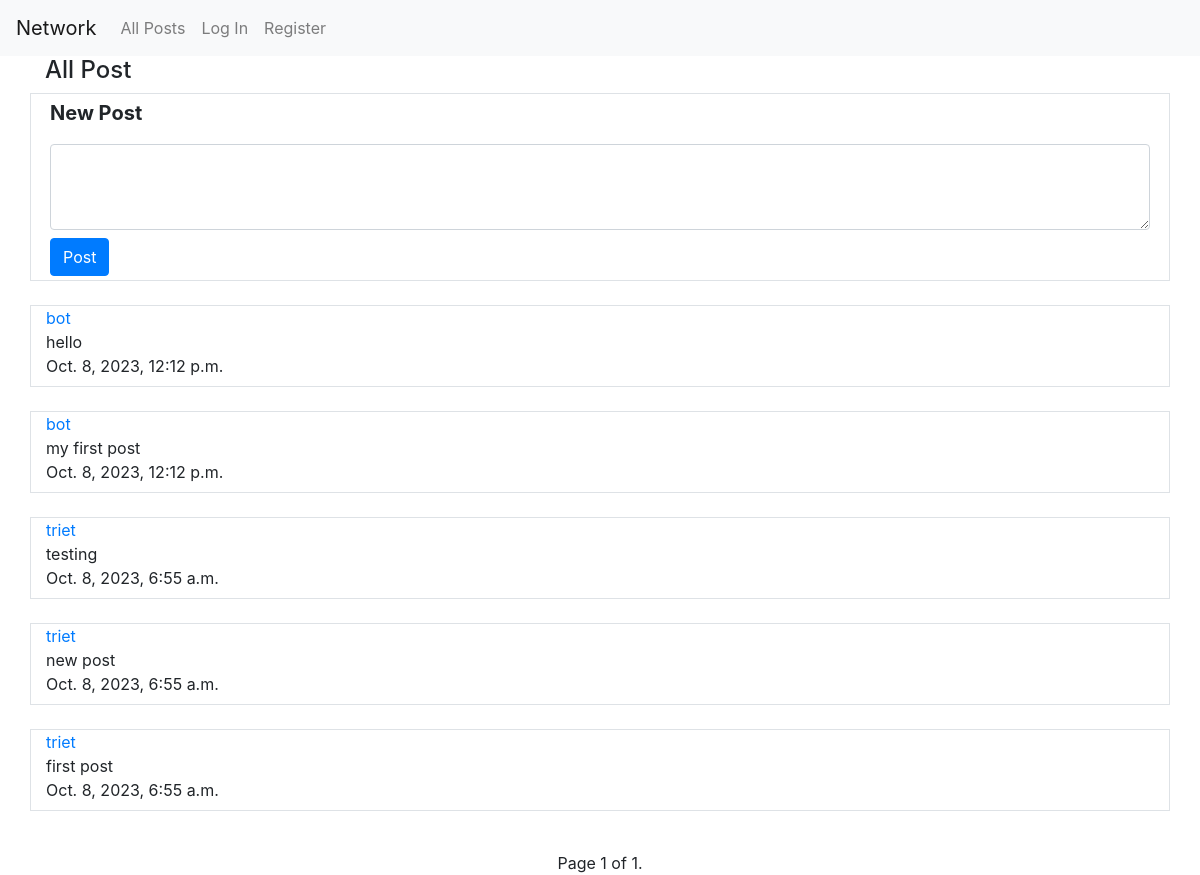
/, run on an earlier commit of the app's database.
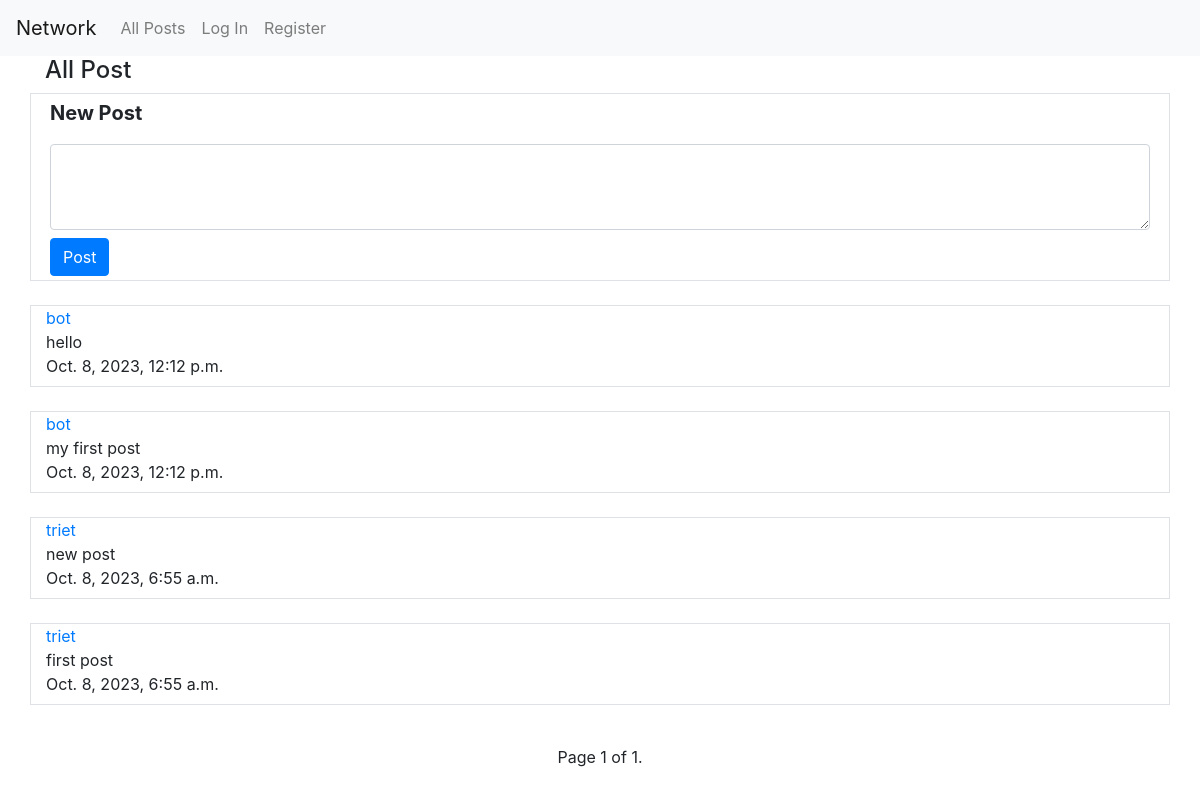
And on a later commit of the database.
### network/models.py (models this page shows, shortened)
class Post(models.Model):
    username = models.ForeignKey(User, on_delete=models.CASCADE, related_name="username_post")
    content = models.CharField(max_length=500)
    date = models.DateTimeField(auto_now_add=True)
    like = models.IntegerField(default=0)

class User(AbstractUser):
    pass

### network/views.py (the view)
# urls.py: path("", views.index, name="index"),
def index(request):
    posts = Post.objects.all().order_by("-date")
    paginator = Paginator(posts, 10)
    page_number = request.GET.get("page")
    page_obj = paginator.get_page(page_number)
    if request.user.is_authenticated:
        liked_posts = Like.objects.filter(username=request.user).values_list("post", flat=True)
    else:
        liked_posts = []
    return render(request, "network/index.html", {
        "posts": posts,
        "page_obj": page_obj,
        "liked_posts": liked_posts,
    })

### network/templates/network/index.html (shortened to what this page needs)
{% extends "network/layout.html" %}
{% load static %}
{% block body %}
    <div class="container">
        {% if following %}
            <h4>Following</h4>
        {% else %}
            <h4>All Post</h4>
        {% endif %}
    </div>
    <div class="container border">
        <form action="{% url 'new_post' %}" method="post">
            <div class="row p-1">
                <div class="col">
                    <label class="font-weight-bold lead" for="post">New Post</label>
                </div>
            </div>
            <div class="row p-1">
                <div class="col">
                    <textarea class="form-control" name="post" rows="3"></textarea>
                </div>
            </div>
            <div class="row p-1">
                <div class="col">
                    <button class="btn btn-primary" type="submit">Post</button>
                </div>
            </div>
        </form>
    </div><br>
    {% for post in page_obj %}
        <div class="container border">
                <div class="row">
                    <div class="col">
                        <a href="{% url 'profile' post.username.id %}">{{ post.username }}</a>
                    </div>
                </div>
                <div class="row">
                    <div class="col" id="content_{{ post.id }}">
                        {{ post.content }}
                    </div>
                </div>
                <div class="row">
                    <div class="col">
                        {{ post.date }}
                    </div>
                </div>
                <div class="row justify-content-between">
                </div>
        </div><br>
    {% endfor %}
    <div class="static-bottom">
        <div class="text-center">
            Page {{ page_obj.number }} of {{ page_obj.paginator.num_pages }}.
        </div>
    </div>
{% endblock %}

What changed in the data, as far as the page shows it:
removed Post: username "triet", content "testing", date "Oct. 8, 2023, 6:55 a.m."
